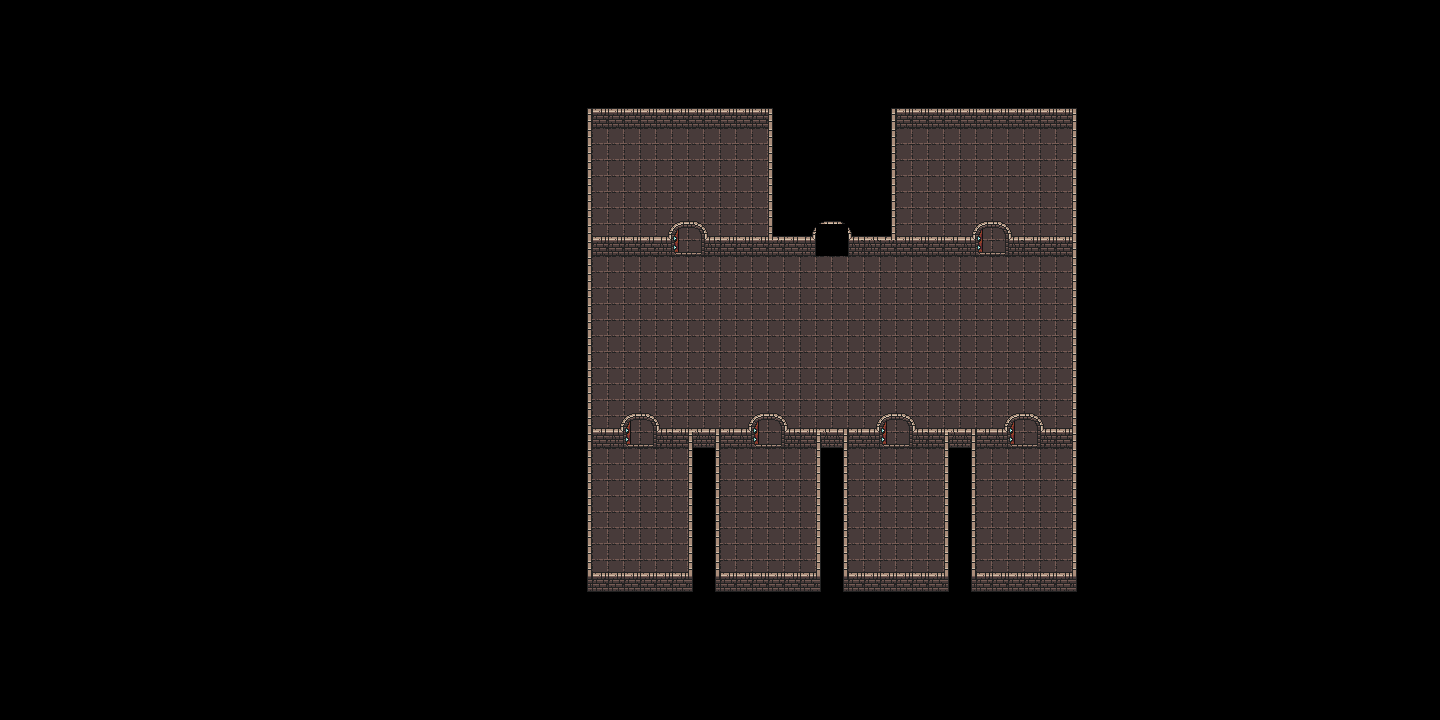

Below is a game level as drawn by its tile map, then a one-line description and the .tmx that defines it (tile-layer data replaced by summaries):
An orthogonal 90x45 tile map with 16x16 px tiles, 2 tile layers (ground, walls), 3 tilesets and 34 objects (18x object, 12x player, chest, table, door, ...).

<map version="1.8" tiledversion="1.8.2" orientation="orthogonal" renderorder="right-down" width="90" height="45" tilewidth="16" tileheight="16" infinite="0" nextlayerid="11" nextobjectid="213">
 <editorsettings>
  <export target="../../../../../maps/assets/tilemaps/nivel4.json" format="json" />
 </editorsettings>
 <tileset firstgid="1" name="dungeon" tilewidth="16" tileheight="16" tilecount="1024" columns="32">
  <image source="../tilesets/TSMapa/PNG/tileset.png" width="512" height="512" />
  <tile id="1">
   <properties>
    <property name="colides" type="bool" value="false" />
    <property name="horizontalWalls" type="bool" value="false" />
   </properties>
  </tile>
  <tile id="2">
   <properties>
    <property name="colides" type="bool" value="true" />
    <property name="horizontalWalls" type="bool" value="true" />
   </properties>
  </tile>
  <tile id="3">
   <properties>
    <property name="colides" type="bool" value="true" />
    <property name="horizontalWalls" type="bool" value="true" />
   </properties>
  </tile>
  <tile id="4">
   <properties>
    <property name="colides" type="bool" value="true" />
   </properties>
  </tile>
  <tile id="5">
   <properties>
    <property name="colides" type="bool" value="true" />
   </properties>
  </tile>
  <tile id="6">
   <properties>
    <property name="colides" type="bool" value="true" />
   </properties>
  </tile>
  <tile id="33">
   <properties>
    <property name="colides" type="bool" value="true" />
    <property name="wall" type="bool" value="true" />
   </properties>
  </tile>
  <tile id="34">
   <properties>
    <property name="colides" type="bool" value="true" />
   </properties>
  </tile>
  <tile id="35">
   <properties>
    <property name="colides" type="bool" value="true" />
   </properties>
  </tile>
  <tile id="36">
   <properties>
    <property name="colides" type="bool" value="true" />
   </properties>
  </tile>
  <tile id="37">
   <properties>
    <property name="colides" type="bool" value="true" />
   </properties>
  </tile>
  <tile id="38">
   <properties>
    <property name="colides" type="bool" value="true" />
   </properties>
  </tile>
  <tile id="65">
   <properties>
    <property name="colides" type="bool" value="true" />
   </properties>
  </tile>
  <tile id="66">
   <properties>
    <property name="colides" type="bool" value="true" />
   </properties>
  </tile>
  <tile id="67">
   <properties>
    <property name="colides" type="bool" value="true" />
   </properties>
  </tile>
  <tile id="97">
   <properties>
    <property name="colides" type="bool" value="true" />
   </properties>
  </tile>
  <tile id="98">
   <properties>
    <property name="colides" type="bool" value="true" />
   </properties>
  </tile>
  <tile id="99">
   <properties>
    <property name="colides" type="bool" value="true" />
   </properties>
  </tile>
  <tile id="100">
   <properties>
    <property name="colides" type="bool" value="true" />
   </properties>
  </tile>
  <tile id="101">
   <properties>
    <property name="colides" type="bool" value="true" />
   </properties>
  </tile>
  <tile id="102">
   <properties>
    <property name="colides" type="bool" value="true" />
   </properties>
  </tile>
  <tile id="164">
   <properties>
    <property name="colides" type="bool" value="true" />
   </properties>
  </tile>
  <tile id="165">
   <properties>
    <property name="colides" type="bool" value="true" />
   </properties>
  </tile>
  <tile id="166">
   <properties>
    <property name="colides" type="bool" value="true" />
   </properties>
  </tile>
  <tile id="197">
   <properties>
    <property name="colides" type="bool" value="true" />
   </properties>
  </tile>
  <tile id="198">
   <properties>
    <property name="colides" type="bool" value="true" />
   </properties>
  </tile>
  <tile id="224">
   <properties>
    <property name="colides" type="bool" value="true" />
   </properties>
  </tile>
  <tile id="225">
   <properties>
    <property name="colides" type="bool" value="true" />
   </properties>
  </tile>
  <tile id="226">
   <properties>
    <property name="colides" type="bool" value="true" />
    <property name="horizontalWalls" type="bool" value="true" />
   </properties>
  </tile>
  <tile id="227">
   <properties>
    <property name="colides" type="bool" value="true" />
    <property name="horizontalWalls" type="bool" value="true" />
   </properties>
  </tile>
  <tile id="256">
   <properties>
    <property name="colides" type="bool" value="true" />
   </properties>
  </tile>
  <tile id="257">
   <properties>
    <property name="colides" type="bool" value="true" />
   </properties>
  </tile>
  <tile id="258">
   <properties>
    <property name="colides" type="bool" value="true" />
    <property name="wall" type="bool" value="true" />
   </properties>
  </tile>
  <tile id="259">
   <properties>
    <property name="colides" type="bool" value="true" />
    <property name="wall" type="bool" value="true" />
   </properties>
  </tile>
  <tile id="260">
   <properties>
    <property name="colides" type="bool" value="true" />
   </properties>
  </tile>
  <tile id="261">
   <properties>
    <property name="colides" type="bool" value="true" />
   </properties>
  </tile>
  <tile id="288">
   <properties>
    <property name="colides" type="bool" value="true" />
   </properties>
  </tile>
  <tile id="289">
   <properties>
    <property name="colides" type="bool" value="true" />
   </properties>
  </tile>
  <tile id="290">
   <properties>
    <property name="colides" type="bool" value="true" />
   </properties>
  </tile>
  <tile id="291">
   <properties>
    <property name="colides" type="bool" value="true" />
   </properties>
  </tile>
  <tile id="292">
   <properties>
    <property name="colides" type="bool" value="true" />
   </properties>
  </tile>
  <tile id="293">
   <properties>
    <property name="colides" type="bool" value="true" />
   </properties>
  </tile>
  <tile id="322">
   <properties>
    <property name="colides" type="bool" value="true" />
    <property name="horizontalWalls" type="bool" value="true" />
   </properties>
  </tile>
  <tile id="323">
   <properties>
    <property name="colides" type="bool" value="true" />
    <property name="horizontalWalls" type="bool" value="true" />
   </properties>
  </tile>
  <tile id="389">
   <properties>
    <property name="colides" type="bool" value="true" />
   </properties>
  </tile>
  <tile id="418">
   <properties>
    <property name="colides" type="bool" value="false" />
   </properties>
  </tile>
  <tile id="419">
   <properties>
    <property name="colides" type="bool" value="false" />
   </properties>
  </tile>
  <tile id="450">
   <properties>
    <property name="isDoorOpen" type="bool" value="false" />
   </properties>
  </tile>
  <tile id="451">
   <properties>
    <property name="isDoorOpen" type="bool" value="false" />
   </properties>
  </tile>
  <tile id="453">
   <properties>
    <property name="isDoorOpen" type="bool" value="true" />
   </properties>
  </tile>
  <tile id="454">
   <properties>
    <property name="isDoorOpen" type="bool" value="true" />
   </properties>
  </tile>
  <tile id="481">
   <properties>
    <property name="colides" type="bool" value="true" />
    <property name="horizontalWalls" type="bool" value="true" />
   </properties>
  </tile>
  <tile id="482">
   <properties>
    <property name="colides" type="bool" value="true" />
    <property name="isDoorOpen" type="bool" value="false" />
   </properties>
  </tile>
  <tile id="483">
   <properties>
    <property name="colides" type="bool" value="true" />
    <property name="isDoorOpen" type="bool" value="false" />
   </properties>
  </tile>
  <tile id="484">
   <properties>
    <property name="colides" type="bool" value="true" />
    <property name="horizontalWalls" type="bool" value="true" />
   </properties>
  </tile>
  <tile id="485">
   <properties>
    <property name="isDoorOpen" type="bool" value="true" />
   </properties>
  </tile>
  <tile id="486">
   <properties>
    <property name="isDoorOpen" type="bool" value="true" />
   </properties>
  </tile>
  <tile id="595">
   <properties>
    <property name="colides" type="bool" value="true" />
   </properties>
  </tile>
 </tileset>
 <tileset firstgid="1025" name="doors_spriteSheet" tilewidth="32" tileheight="32" tilecount="2" columns="2">
  <image source="../tilesets/TSMapa/PNG/doors.png" width="64" height="32" />
  <tile id="0" type="door">
   <properties>
    <property name="colides" type="bool" value="true" />
   </properties>
  </tile>
  <tile id="1" type="door" />
 </tileset>
 <tileset firstgid="1027" name="table" tilewidth="32" tileheight="16" tilecount="1" columns="1">
  <image source="../tilesets/TSMapa/PNG/table.png" width="32" height="16" />
 </tileset>
 <layer id="1" name="ground" width="90" height="45">
  <data>[4050 cells, 746 non-empty, 1 distinct tile ids]</data>
 </layer>
 <objectgroup id="10" name="spawns">
  <object id="117" name="player" x="665.185" y="328.984" width="15.5" height="15.5">
   <properties>
    <property name="player" type="int" value="1" />
   </properties>
  </object>
  <object id="118" name="player" x="633.75" y="290.083" width="15.5" height="15.5">
   <properties>
    <property name="player" type="int" value="1" />
   </properties>
  </object>
  <object id="119" name="player" x="623.083" y="377.583" width="15.5" height="15.5">
   <properties>
    <property name="player" type="int" value="1" />
   </properties>
  </object>
  <object id="120" name="player" x="752.583" y="364.917" width="15.5" height="15.5">
   <properties>
    <property name="player" type="int" value="1" />
   </properties>
  </object>
  <object id="121" name="player" x="823.25" y="371.25" width="15.5" height="15.5">
   <properties>
    <property name="player" type="int" value="2" />
   </properties>
  </object>
  <object id="122" name="player" x="743.25" y="313.583" width="15.5" height="15.5">
   <properties>
    <property name="player" type="int" value="1" />
   </properties>
  </object>
  <object id="123" name="player" x="997.917" y="293.417" width="15.5" height="15.5">
   <properties>
    <property name="player" type="int" value="2" />
   </properties>
  </object>
  <object id="124" name="player" x="821.917" y="310.083" width="15.5" height="15.5">
   <properties>
    <property name="player" type="int" value="2" />
   </properties>
  </object>
  <object id="125" name="player" x="896.583" y="379.583" width="15.5" height="15.5">
   <properties>
    <property name="player" type="int" value="2" />
   </properties>
  </object>
  <object id="126" name="player" x="888.583" y="312.083" width="15.5" height="15.5">
   <properties>
    <property name="player" type="int" value="2" />
   </properties>
  </object>
  <object id="127" name="object" x="1009.08" y="539.917" width="15.5" height="15.5">
   <properties>
    <property name="challenge" type="int" value="1" />
    <property name="player" type="int" value="1" />
    <property name="room" type="int" value="6" />
   </properties>
  </object>
  <object id="131" name="object" x="764.75" y="494.417" width="15.5" height="15.5">
   <properties>
    <property name="challenge" type="int" value="1" />
    <property name="player" type="int" value="1" />
    <property name="room" type="int" value="4" />
   </properties>
  </object>
  <object id="132" name="object" x="978.417" y="211.917" width="15.5" height="15.5">
   <properties>
    <property name="challenge" type="int" value="1" />
    <property name="player" type="int" value="1" />
    <property name="room" type="int" value="2" />
   </properties>
  </object>
  <object id="134" name="object" x="634.917" y="524.417" width="15.5" height="15.5">
   <properties>
    <property name="challenge" type="int" value="1" />
    <property name="player" type="int" value="2" />
    <property name="room" type="int" value="3" />
   </properties>
  </object>
  <object id="136" name="object" x="632.25" y="184.417" width="15.5" height="15.5">
   <properties>
    <property name="challenge" type="int" value="1" />
    <property name="player" type="int" value="2" />
    <property name="room" type="int" value="1" />
   </properties>
  </object>
  <object id="139" name="object" x="879.917" y="508.083" width="15.5" height="15.5">
   <properties>
    <property name="challenge" type="int" value="1" />
    <property name="player" type="int" value="2" />
    <property name="room" type="int" value="5" />
   </properties>
  </object>
  <object id="177" name="object" x="754.25" y="543.417" width="15.5" height="15.5">
   <properties>
    <property name="challenge" type="int" value="2" />
    <property name="player" type="int" value="1" />
    <property name="room" type="int" value="4" />
   </properties>
  </object>
  <object id="180" name="object" x="1028.58" y="496.917" width="15.5" height="15.5">
   <properties>
    <property name="challenge" type="int" value="2" />
    <property name="player" type="int" value="1" />
    <property name="room" type="int" value="6" />
   </properties>
  </object>
  <object id="181" name="object" x="669.917" y="140.25" width="15.5" height="15.5">
   <properties>
    <property name="challenge" type="int" value="2" />
    <property name="player" type="int" value="2" />
    <property name="room" type="int" value="1" />
   </properties>
  </object>
  <object id="184" name="object" x="901.917" y="470.917" width="15.5" height="15.5">
   <properties>
    <property name="challenge" type="int" value="2" />
    <property name="player" type="int" value="2" />
    <property name="room" type="int" value="5" />
   </properties>
  </object>
  <object id="186" name="object" x="623.75" y="474.75" width="15.5" height="15.5">
   <properties>
    <property name="challenge" type="int" value="2" />
    <property name="player" type="int" value="2" />
    <property name="room" type="int" value="3" />
   </properties>
  </object>
  <object id="190" name="object" x="946.25" y="163.917" width="15.5" height="15.5">
   <properties>
    <property name="challenge" type="int" value="2" />
    <property name="player" type="int" value="1" />
    <property name="room" type="int" value="2" />
   </properties>
  </object>
  <object id="192" name="object" x="876.25" y="553.25" width="15.5" height="15.5">
   <properties>
    <property name="challenge" type="int" value="2" />
    <property name="player" type="int" value="2" />
    <property name="room" type="int" value="5" />
   </properties>
  </object>
  <object id="195" name="object" x="729.584" y="487.417" width="15.5" height="15.5">
   <properties>
    <property name="challenge" type="int" value="3" />
    <property name="player" type="int" value="1" />
    <property name="room" type="int" value="4" />
   </properties>
  </object>
  <object id="196" name="object" x="1019.42" y="163.75" width="15.5" height="15.5">
   <properties>
    <property name="challenge" type="int" value="3" />
    <property name="player" type="int" value="1" />
    <property name="room" type="int" value="2" />
   </properties>
  </object>
  <object id="198" name="object" x="991.083" y="480.583" width="15.5" height="15.5">
   <properties>
    <property name="challenge" type="int" value="3" />
    <property name="player" type="int" value="1" />
    <property name="room" type="int" value="6" />
   </properties>
  </object>
  <object id="199" name="object" x="657.416" y="475.25" width="15.5" height="15.5">
   <properties>
    <property name="challenge" type="int" value="3" />
    <property name="player" type="int" value="2" />
    <property name="room" type="int" value="3" />
   </properties>
  </object>
  <object id="210" name="object" x="706.083" y="190.584" width="15.5" height="15.5">
   <properties>
    <property name="challenge" type="int" value="3" />
    <property name="player" type="int" value="2" />
    <property name="room" type="int" value="1" />
   </properties>
  </object>
  <object id="211" name="player" x="1007.58" y="370.25" width="15.5" height="15.5">
   <properties>
    <property name="player" type="int" value="2" />
   </properties>
  </object>
  <object id="212" name="player" x="687.583" y="377.583" width="15.5" height="15.5">
   <properties>
    <property name="player" type="int" value="1" />
   </properties>
  </object>
 </objectgroup>
 <objectgroup id="7" name="objects">
  <object id="114" name="chest" type="chest" gid="596" x="799.097" y="148.125" width="16" height="16" />
  <object id="115" name="table" type="table" gid="1027" x="836.097" y="151.791" width="32" height="16" />
  <object id="116" name="door" type="door" gid="1025" x="816" y="256" width="32" height="32">
   <properties>
    <property name="challenge" type="int" value="-1" />
   </properties>
  </object>
 </objectgroup>
 <objectgroup id="8" name="leyenda">
  <object id="51" name="leyenda" x="828.75" y="76.167">
   <properties>
    <property name="challenges" type="int" value="3" />
   </properties>
  </object>
 </objectgroup>
 <layer id="2" name="walls" width="90" height="45">
  <data>[4050 cells, 366 non-empty, 24 distinct tile ids]</data>
 </layer>
</map>
